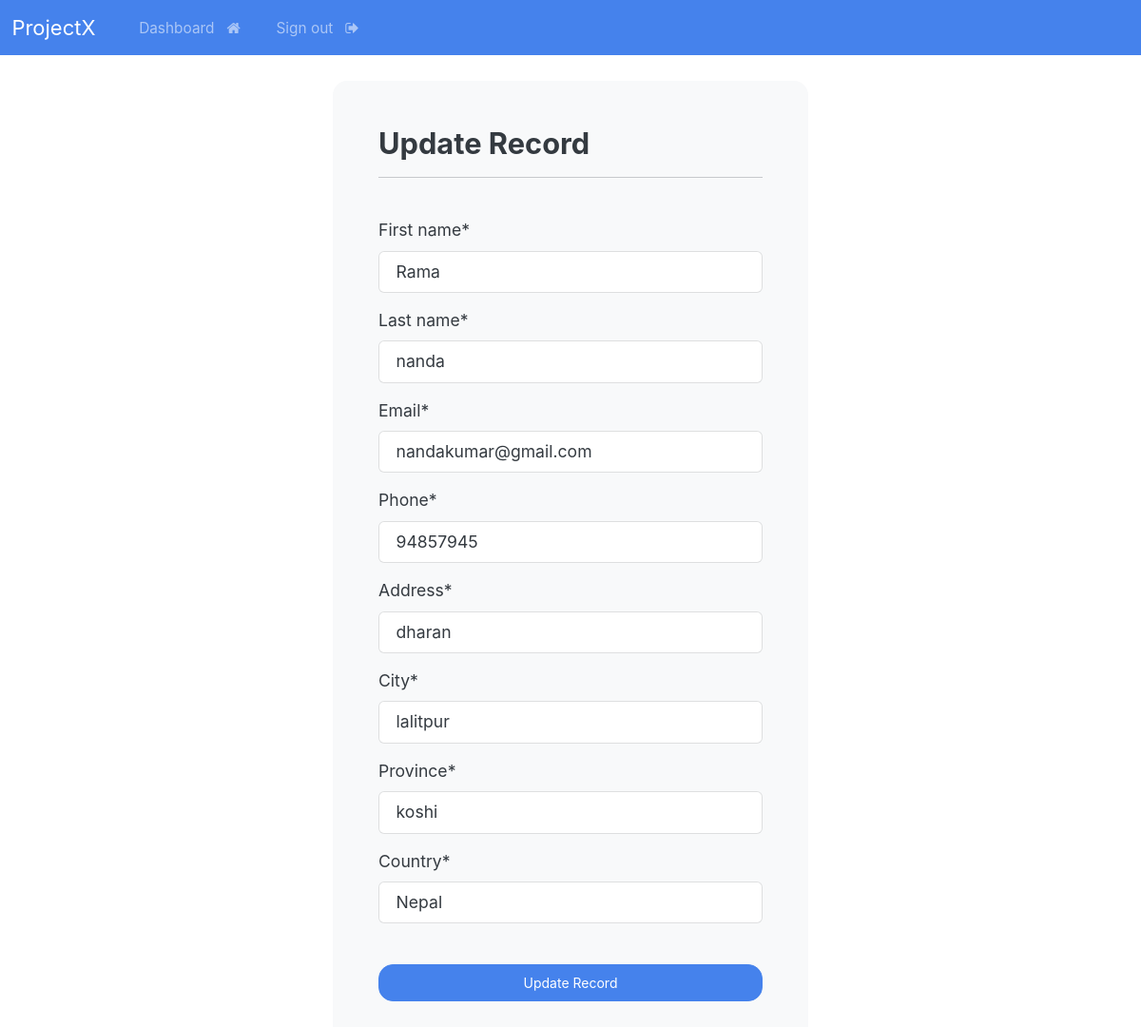
Page /update-record/2 (signed in) on the committed database.
### webapp/models.py (models this page shows, shortened)
class Record(models.Model):
     creationDate = models.DateTimeField(auto_now_add = True)
     first_name = models.CharField(max_length = 100)
     last_name = models.CharField(max_length = 100)
     email = models.CharField(max_length = 100)
     phone = models.CharField(max_length = 20)
     address = models.CharField(max_length = 300)
     city = models.CharField(max_length = 250)
     province = models.CharField(max_length = 200)
     country = models.CharField(max_length = 100)

### webapp/views.py (the view)
# urls.py: path('update-record/<int:pk>', views.update_record, name='update-record'),
@login_required(login_url='login')
def update_record(request, pk):
     record = Record.objects.get(id = pk)
     form = UpdateRecordForm(instance=record)
     if request.method == 'POST':
         form = UpdateRecordForm(request.POST, instance= record)
         if form.is_valid():
             form.save()
             messages.success(request, "Record updated successfully.")
             return redirect('dashboard')
     context = {'form': form,
                'record': record}
     return render(request, 'update-record.html', context)

### webapp/forms.py
class UpdateRecordForm(forms.ModelForm):
     class Meta:
           model = Record
           fields = ['first_name', 'last_name', 'email', 'phone', 'address', 'city', 'province', 'country']

### templates/update-record.html (shortened to what this page needs)
{% extends 'base.html' %}
{% load crispy_forms_tags %}
{% block content %}
<body>
 <div class="container bg-light shadow-md p-5 form-layout">
     <h3>Update Record</h3>
     <hr> <br>
   <form action="{% url 'update-record' record.id %}" method="post" autocomplete="off">
        {{form|crispy}}
        <br>
        <button type="submit" class="btn btn-primary w-100 btn-block p-2">Update Record</button>
   </form>
 </div>
</body>
{% endblock %}

### static/css/styles.css (style rules this page uses)
.form-layout { border-radius: 15px; width: 500px; }

### rows in the picture
Record: first_name "Rama", last_name "nanda", email "nandakumar@gmail.com", phone "94857945", address "dharan", city "lalitpur", province "koshi", country "Nepal"
